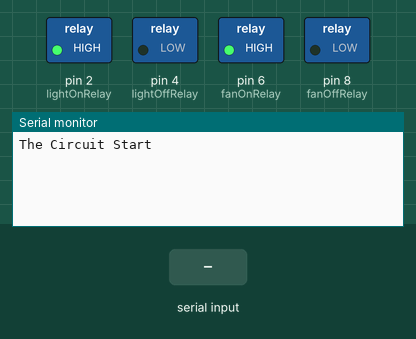
Simulated run of this sketch. Board: Arduino Uno, built with avr-gcc and run on an emulated ATmega328P. On the bench: switched loads named in the sketch (green lamp = pin HIGH), the last lines printed to the serial monitor. Inputs (shaded band) come from the test bench.

Above: at 1.2 s.
1.3 s: "L\n" received over the second serial link
At 1.7 s:
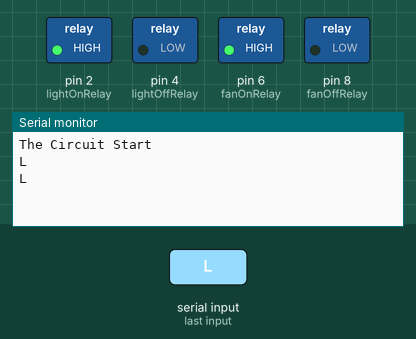
2.8 s: "1\n" received over the second serial link
At 4.0 s:
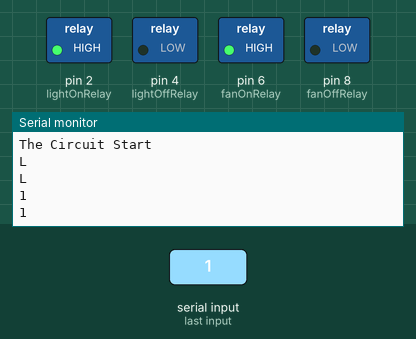
4.3 s: "S\n" received over the second serial link
At 5.2 s:
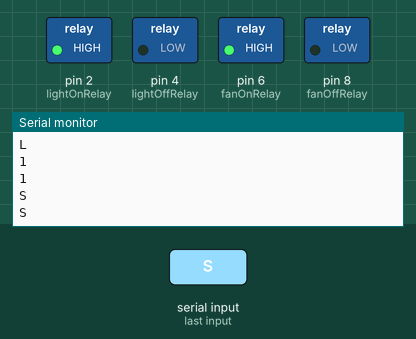

The sketch:

companyAutomation.ino
```cpp
#include <SoftwareSerial.h>

const int hc05Tx = 13;
const int lightOnRelay = 2;
const int lightOffRelay = 4;
const int fanOnRelay = 6;
const int fanOffRelay = 8;

SoftwareSerial BTSerial(12,hc05Tx); //tr,rx

String commend = "";
bool cmdComplete = false;

void setup() {
  // put your setup code here, to run once:
  Serial.begin(9600);
  Serial.println("The Circuit Start");
  BTSerial.begin(9600);

  pinMode(lightOnRelay, OUTPUT);
  pinMode(lightOffRelay, OUTPUT);
  pinMode(fanOnRelay, OUTPUT);
  pinMode(fanOffRelay, OUTPUT);

  digitalWrite(lightOffRelay, LOW);
  digitalWrite(lightOnRelay, HIGH);
  digitalWrite(fanOffRelay, LOW);
  digitalWrite(fanOnRelay, HIGH);
}

void loop() {
  // put your main code here, to run repeatedly:
  while (BTSerial.available()) {
    char cmd = BTSerial.read();
    Serial.println(cmd);
    if (cmd == '\n') {
      cmdComplete = true;
    } else {
      commend += cmd;
    }
  }

  if(cmdComplete) {
    Serial.println(commend);

    if(commend[0] == 'L') {
      if(commend[1] == '1') {
        digitalWrite(lightOnRelay, LOW);
        digitalWrite(lightOffRelay, LOW);
        Serial.println("Received '1'. Light ON. Sent confirmation.");

      } else if(commend[1] == '0') {
        digitalWrite(lightOnRelay, HIGH);
        digitalWrite(lightOffRelay, HIGH);
        Serial.println("Received '0'. Light OFF. Sent confirmation.");

      } else if(commend[1] == 'S') {
        digitalWrite(lightOffRelay, LOW);
        digitalWrite(lightOnRelay, HIGH);
        Serial.println("Received 'A'. Light Switch control. Sent confirmation.");

      }
    }
    if(commend[0] == 'R') {
      if(commend[1] == '1') {
        digitalWrite(fanOnRelay, LOW);
        digitalWrite(fanOffRelay, LOW);
        Serial.println("Received '1'. Fan ON. Sent confirmation.");

      } else if(commend[1] == '0') {
        digitalWrite(fanOnRelay, HIGH);
        digitalWrite(fanOffRelay, HIGH);
        Serial.println("Received '0'. Fan OFF. Sent confirmation.");

      } else if(commend[1] == 'S') {
        digitalWrite(fanOffRelay, LOW);
        digitalWrite(fanOnRelay, HIGH);
        Serial.println("Received 'A'. Fan Swith Control. Sent confirmation.");

      }
    }

    commend = "";
    cmdComplete = false;
  }
}
```

Measured:
- after the input at 1.3 s, the serial monitor: prints a new line at once (image 1)
- after the input at 2.8 s, the serial monitor: prints a new line at once (image 2)
- after the input at 4.3 s, the serial monitor: prints a new line at once (image 3)
